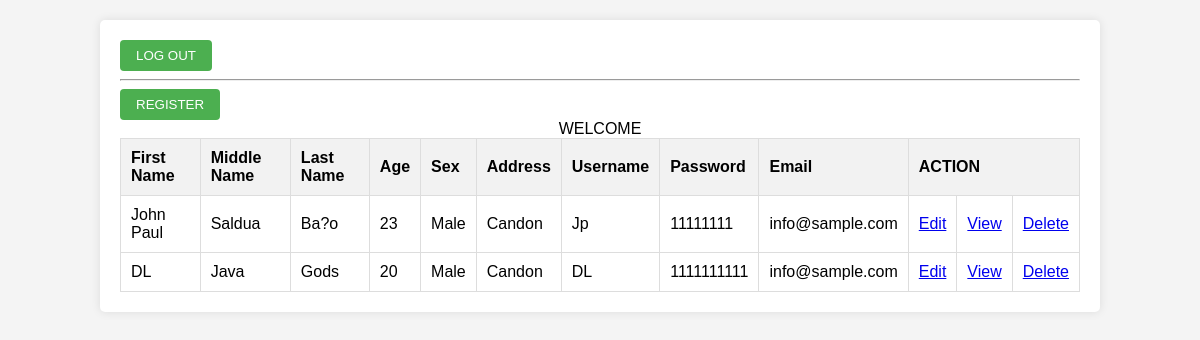
The app's page /mainpage.php with its own data.
### tables this page shows
CREATE TABLE `user` (
  `userid` int(11) NOT NULL,
  `fname` varchar(50) DEFAULT NULL,
  `mname` varchar(50) DEFAULT NULL,
  `lname` varchar(50) DEFAULT NULL,
  `age` int(11) DEFAULT NULL,
  `sex` varchar(10) DEFAULT NULL,
  `address` varchar(255) DEFAULT NULL,
  `username` varchar(50) DEFAULT NULL,
  `password` varchar(50) DEFAULT NULL,
  `email` varchar(100) DEFAULT NULL
);

### mainpage.php (the view, shortened to what this page needs)
<?php
include_once('connection.php');
?>
<!DOCTYPE html>
<html lang="en">
<head>
</head>
<body>
    <div id="results-box">
        <form action="index.html" method="post">
            <button type="submit">LOG OUT</button>
        </form>
        <hr>
        <table>
            <caption>WELCOME</caption>
            <form action="registration.html" method="post">
            <button>REGISTER</button>
            </form>
            <thead>
                <tr>
                    <th>First Name</th>
                    <th>Middle Name</th>
                    <th>Last Name</th>
                    <th>Age</th>
                    <th>Sex</th>
                    <th>Address</th>
                    <th>Username</th>
                    <th>Password</th>
                    <th>Email</th>
                    <th colspan="3">ACTION</th>
                </tr>
            </thead>
            <tbody>
                <?php
                $query = 'SELECT * FROM `user`';
                $results = mysqli_query($connection, $query);
                if (mysqli_num_rows($results) >= 1) {
                    while ($result = mysqli_fetch_array($results)) {
                ?>
                <tr>
                    <td><?php echo $result['fname']; ?></td>
                    <td><?php echo $result['mname']; ?></td>
                    <td><?php echo $result['lname']; ?></td>
                    <td><?php echo $result['age']; ?></td>
                    <td><?php echo $result['sex']; ?></td>
                    <td><?php echo $result['address']; ?></td>
                    <td><?php echo $result['username']; ?></td>
                    <td><?php echo $result['password']; ?></td>
                    <td><?php echo $result['email']; ?></td>
                    <td><a href="edit.php?id=<?php echo $result['userid']; ?>">Edit</a></td>
                    <td><a href="view.php?id=<?php echo $result['userid']; ?>">View</a></td>
                    <td><a href="delete.php?id=<?php echo $result['userid']; ?>" onclick="return confirm('ARE YOU SURE YOU WANT TO DELETE?')">Delete</a></td>
                </tr>
                <?php
                    }
                } else {
                ?>
                <tr>
                    <td colspan="10" style="text-align: center;">No Data Found!</td>
                </tr>
                <?php
                }
                ?>
            </tbody>
        </table>
    </div>
</body>
</html>

### mainpage.php (style rules this page uses)
body { font-family: Arial, sans-serif; background-color: #f4f4f4; margin: 0; padding: 0; }
#results-box { width: 80%; margin: 20px auto; background-color: #fff; padding: 20px; border-radius: 5px; box-shadow: 0px 0px 10px rgba(0, 0, 0, 0.1); }
table { width: 100%; border-collapse: collapse; }
th, td { padding: 10px; border: 1px solid #ddd; text-align: left; }
th { background-color: #f2f2f2; }
button { padding: 8px 16px; background-color: #4CAF50; color: white; border: none; border-radius: 4px; cursor: pointer; }

### records on screen
user: fname "John Paul", mname "Saldua", lname "Ba?o", age "23", sex "Male", address "Candon", username "Jp", password "11111111", email "info@sample.com"
user: fname "DL", mname "Java", lname "Gods", age "20", sex "Male", address "Candon", username "DL", password "1111111111", email "info@sample.com"
